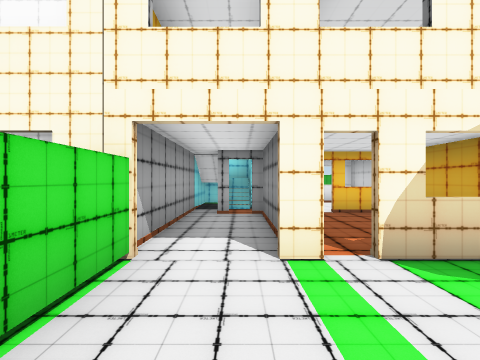
View 1 (above)

24 first-person views from a walk through a Unity game level. The camera is 1.5 m above the floor, looks level and sees 85° across. The floor is counted in squares, 2 m on a side. Each view is taken from the middle of a square. On the plan, view 1 faces up. The plan holds only what a view shows up to about 9 squares ahead; the rest is blank. The place goes on beyond the plan. The player is left out. Some animated figures are not drawn. Some surface patterns are stand-ins.

View 2
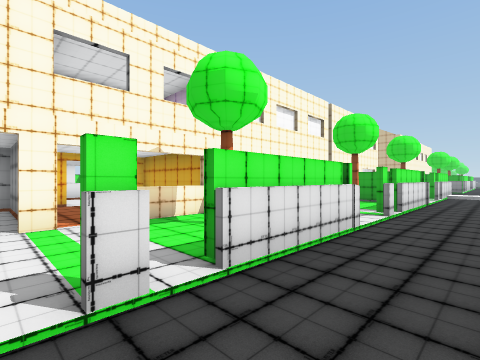

View 3
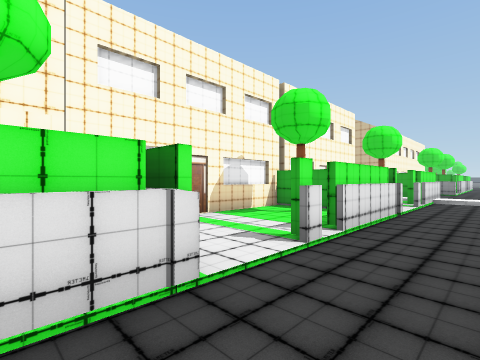

View 4
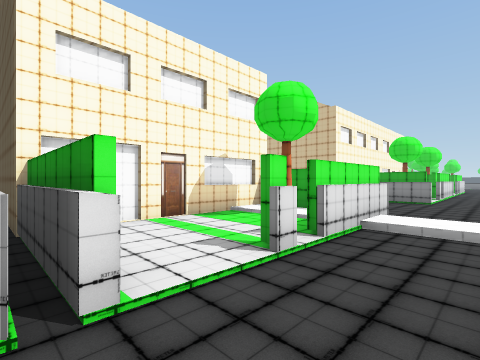

View 5
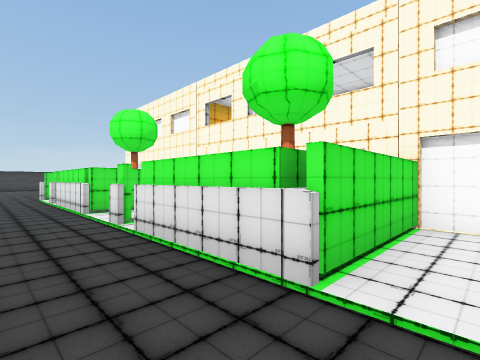

View 6
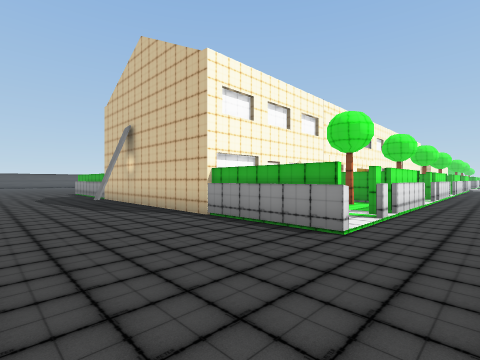

View 7
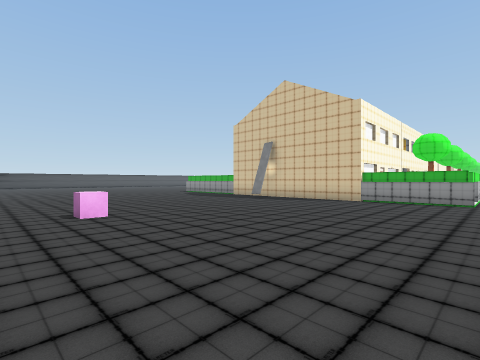

View 8
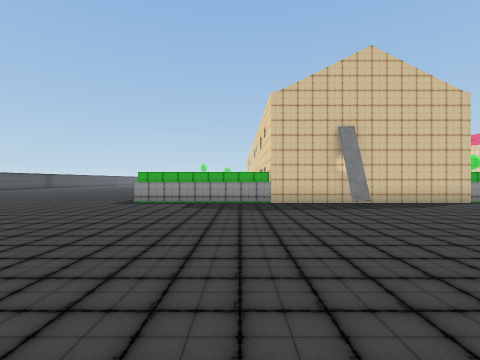

View 9
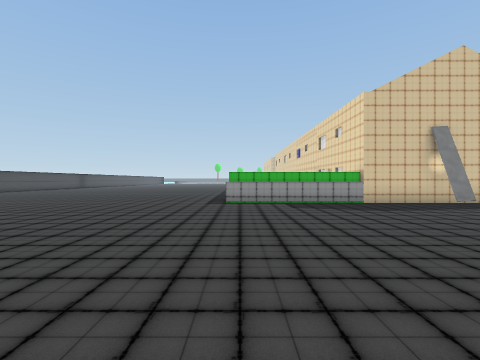

View 10
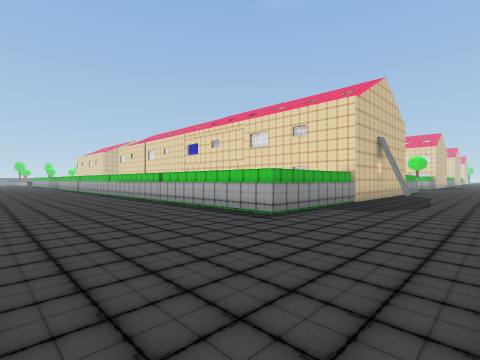

View 11
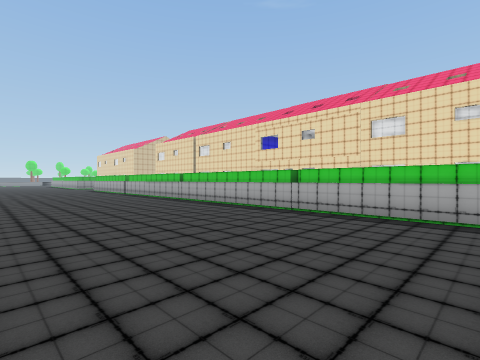

View 12
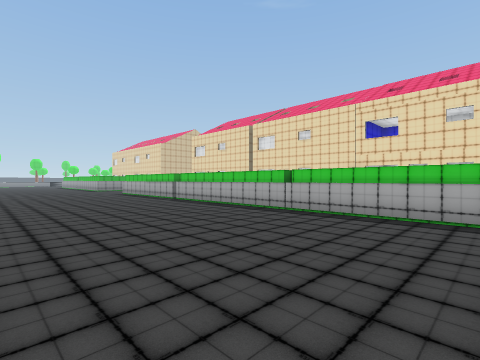

View 13
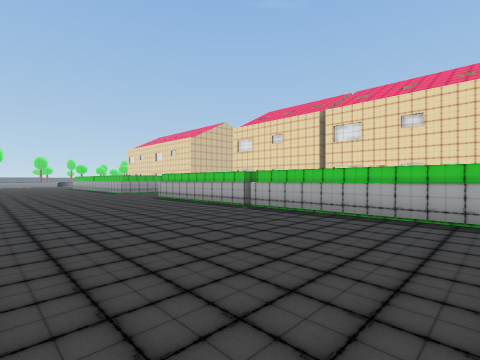

View 14
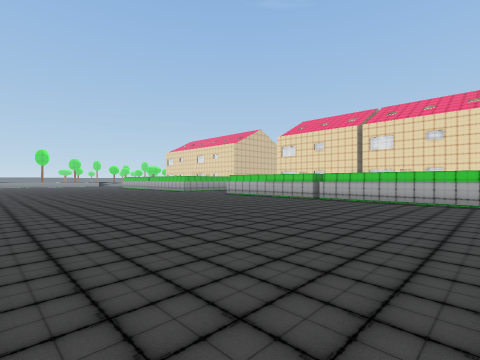

View 15
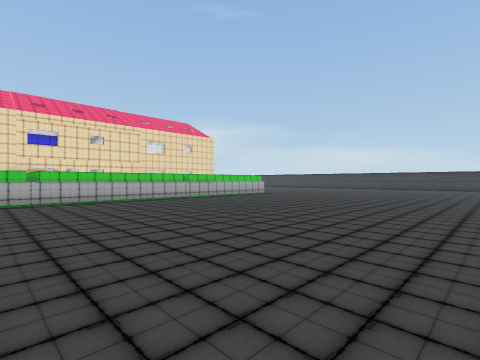

View 16
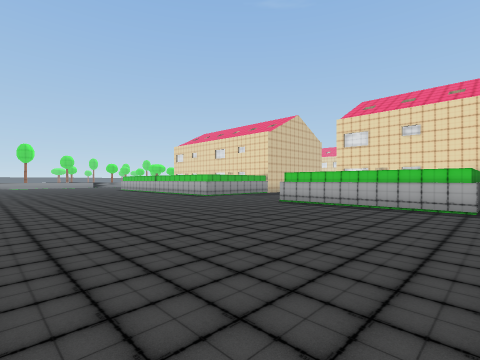

View 17
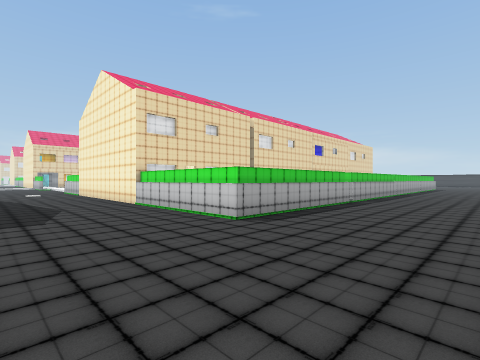

View 18
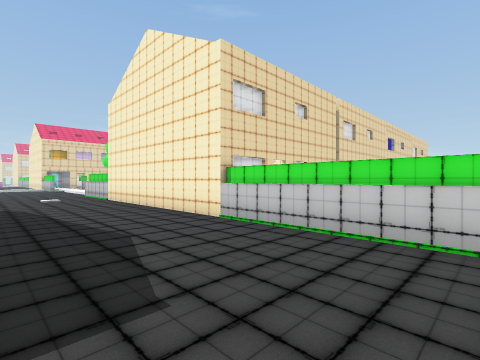

View 19
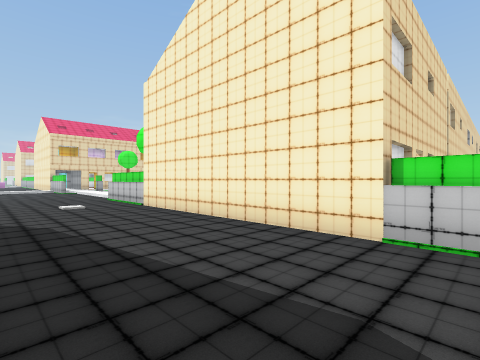

View 20
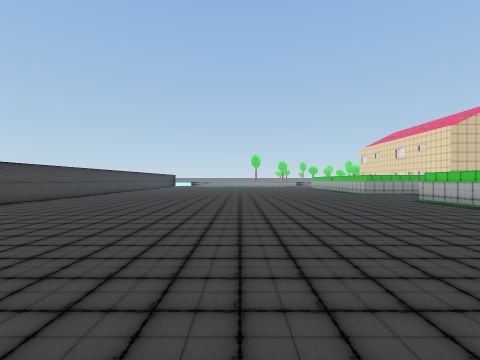

View 21
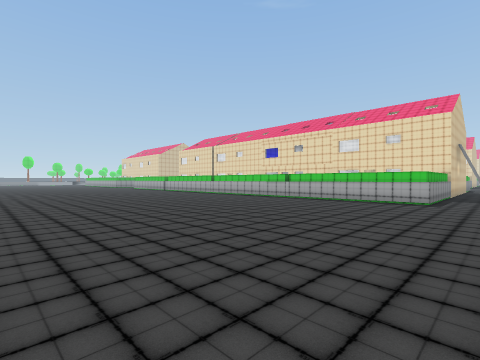

View 22
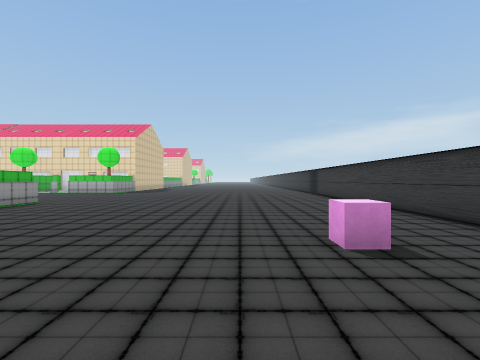

View 23
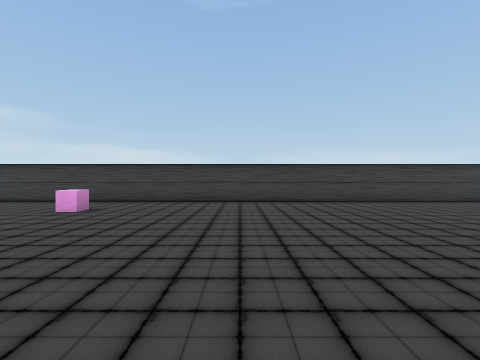

View 24
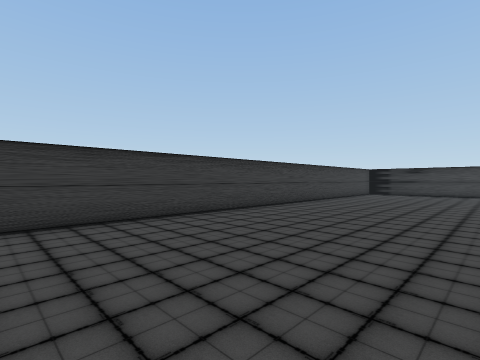

### Floor plan
Key: @ floor where view 1 was taken; # wall or solid block; x gap in a wall; . floor; / step, stairs or slope; ^ raised ledge; H house; C cube.
Columns run from 17 left of view 1 to 18 right of it. Each row starts with its distance up from view 1.
 27                               ##
 26                             ....
 25                            .....
 24    ..                     ......
 23   ...    .......................
 22  .....   .........................
 21 #.....   ...........................
 20 #.....   ...........................
 19 #.....  ............................
 18 #..... .............................
 17 #...................................
 16 #...................................
 15 #...................................
 14 #...................................
 13 #..........#####################....
 12 #..........#         #         #....
 11 #..........#                   #....
 10 #..........#                   #....
  9 #..........#########H#         #....
  8 #..........#    #H ..#         #....
  7 #..........#    #H . #         #....
  6 #..........#    #HHHH#         #....
  5 #..C.......#    #.H..#         #....
  4 #..........#    #.H..#    #    #....
  3 #..........#    #.HHH####H####H#....
  2 #..........#    #....#....#....#....
  1 #..........#   ##... #...##....#....
  0 #..........#xx##^@.###..###..x##....
 -1 #.............................//....
 -2        .......................//....

Where each view was taken, in squares from view 1:
view 1: 0 up, 0 right, facing up
view 2: 2 down, 0 right, facing up-right
view 3: 2 down, 3 right, facing up-right
view 4: 2 down, 9 right, facing up-right
view 5: 2 down, 5 right, facing up-left
view 6: 2 down, 10 left, facing up-right
view 7: 1 down, 16 left, facing up-right
view 8: 10 up, 15 left, facing right
view 9: 13 up, 15 left, facing right
view 10: 18 up, 10 left, facing down-right
view 11: 19 up, 5 left, facing down-right
view 12: 19 up, 0 right, facing down-right
view 13: 19 up, 4 right, facing down-right
view 14: 23 up, 4 right, facing down-right
view 15: 23 up, 5 right, facing down-left
view 16: 21 up, 9 right, facing down-right
view 17: 17 up, 18 right, facing down-left
view 18: 13 up, 18 right, facing down-left
view 19: 10 up, 18 right, facing down-left
view 20: 20 up, 5 right, facing right
view 21: 23 up, 8 left, facing down-right
view 22: 8 up, 13 left, facing down
view 23: 9 up, 8 left, facing left
view 24: 13 up, 12 left, facing up-left
